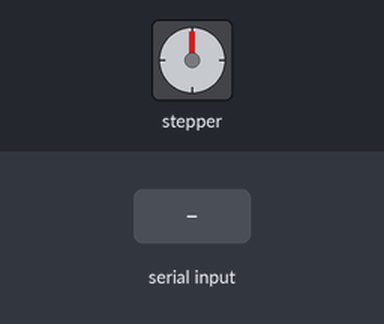
Simulated run of this sketch. Board: ESP32. Shown: stepper motor. Inputs (shaded band) come from the test bench. Stepper angles assume 2048 steps per turn; what the sketch prints to the serial monitor is not drawn.

Above: at 1.2 s.
1.3 s: "1" received over the second serial link
At 16.4 s:
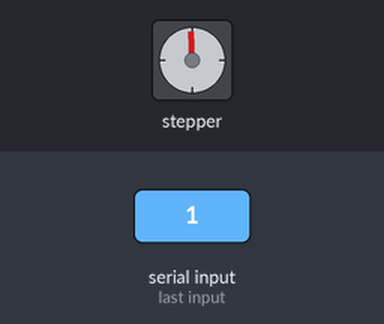
Timing chart, 0 to 17.9 s (numbered marks = the images above; inputs shaded):
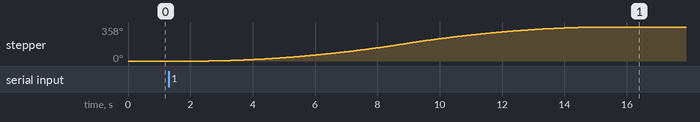

The sketch:

Arduino_Code.ino
```cpp
/**
 * Code for Arduino. After uploading allow for few minute wait period
 * before activiating feeder via Apple device
 *
 * The AccelStepper Library can be found on the Arduino IDE.
 **/

#include <AccelStepper.h>

#define FULLSTEP 4
AccelStepper myStepper(FULLSTEP, 8, 10, 9, 11);
int motorMoving = 0;                        // 1 if motor is moving


void setup() {
  Serial.begin(115200);                     // testing purposes
  Serial2.begin(9600);                      // ESP32 connection

	// Motor speed setup
	myStepper.setMaxSpeed(1000.0);
	myStepper.setAcceleration(50.0);
	myStepper.setSpeed(200);
}

void loop() {
if (Serial2.available() > 0 ) {             // checks if message from ESP32
  Serial.println("success");                // testing purposes
  Serial2.readString();                     // reads communication from ESP32
  myStepper.move(2038);                     // ~2038 for 360 degrees
  motorMoving = 1;
}
// Rotates Stepper Motor
  while (motorMoving == 1) {
    myStepper.run();
    Serial.println("moving");               // testing purposes
    if (myStepper.distanceToGo() == 0) {    // checks if steps remaining
      motorMoving = 0;
      Serial.println("done");               // testing purposes
    }
  }
}
```

Measured:
- after the input at 1.3 s, stepper: turns 358° clockwise in 12.7 s, starting after 1.3 s
